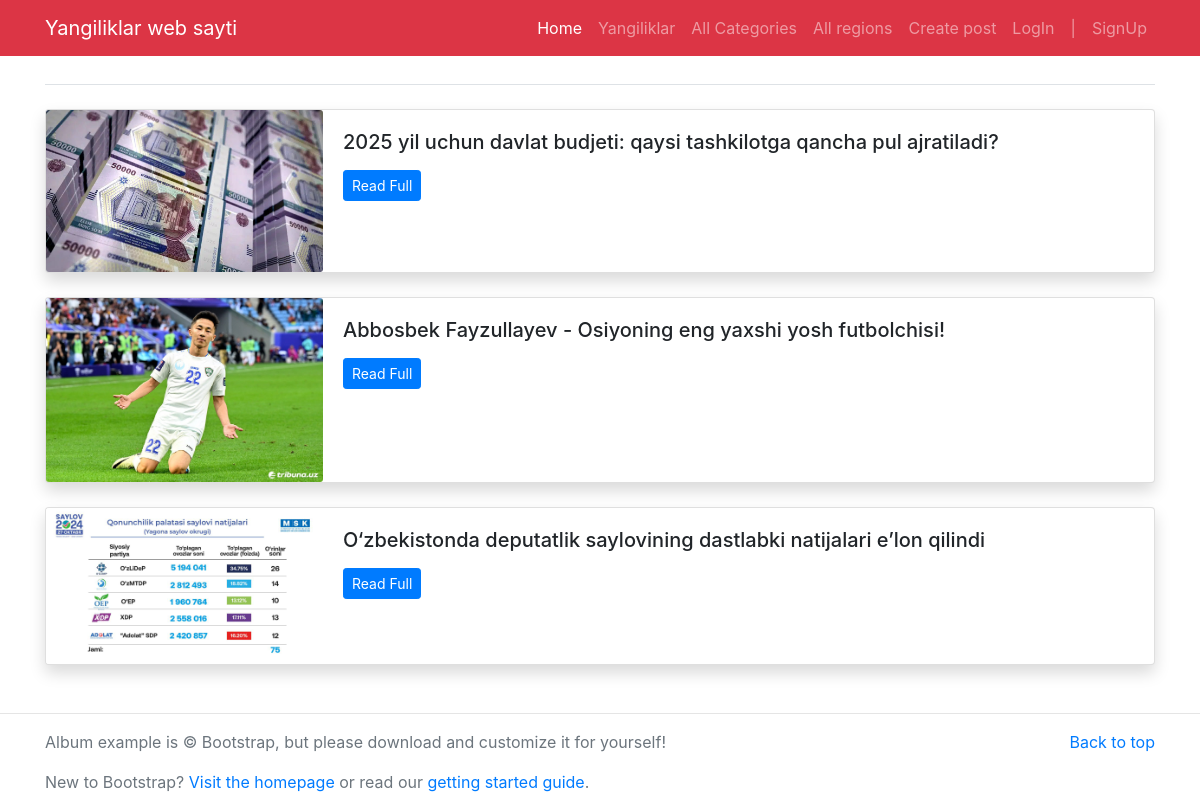
Screenshot of /region/1/ with the database file from the repository.
### ilova/models.py (models this page shows, shortened)
class News(models.Model):
    category=models.ForeignKey(Category,on_delete=models.CASCADE)
    region = models.ForeignKey(Region, on_delete=models.CASCADE,blank=True,null=True)
    title=models.CharField(max_length=300)
    text=models.TextField()
    date=models.DateTimeField(auto_now=True)
    image=models.ImageField(upload_to='images/')
    author=models.ForeignKey('auth.User',on_delete=models.CASCADE)

### ilova/views.py (the view)
# urls.py: path('region/<int:id>/',region,name='region'),
def region(request,id):
    region=Region.objects.get(id=id)
    regs=News.objects.filter(region=region)
    return render(request,'region-news.html',{
        'all_regs':regs,
        'region':region
    })

### templates/region-news.html (shortened to what this page needs)
{% extends 'base.html' %}
{% block content %}
<main class="container mt-3 mb-5">
   <h3 class="border-bottom pb-1 my-4">{{ region.title }}</h3>
    {% for news in all_regs %}
	<div class="card mb-4 shadow">
	  <div class="row no-gutters">
	    <div class="col-md-3">
	      <img src="/media/{{news.image}}" class="card-img" alt="{{news.title}}">
	    </div>
	    <div class="col-md-8">
	      <div class="card-body">
	        <h5 class="card-title">{{news.title}}</h5>
	        <p class="card-text"><a href="/detail/{{news.id}}" class="btn btn-sm btn-primary">Read Full</a></p>
	      </div>
	    </div>
	  </div>
	</div>
{% endfor %}
</main>
{% endblock%}

### rows the page displays
News: image (picture), title "2025 yil uchun davlat budjeti: qaysi tashkilotga qancha pul ajratiladi?"
News: image (picture), title "Abbosbek Fayzullayev - Osiyoning eng yaxshi yosh futbolchisi!"
News: image (picture), title "O‘zbekistonda deputatlik saylovining dastlabki natijalari e’lon qilindi"
